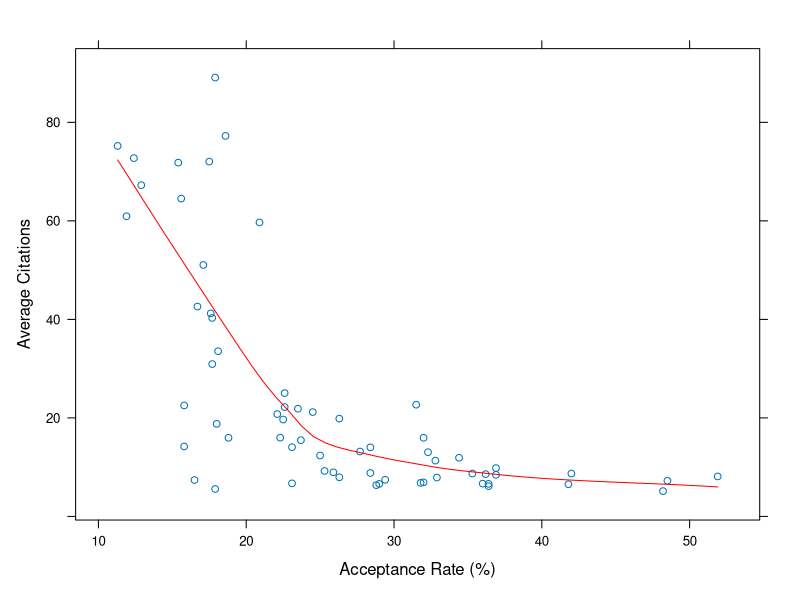

This figure's R source:
citation<-c(75.2158,60.9267,72.7302,67.2484,71.8182,64.5217,22.5360,14.2080,7.3909,42.6066,51.0380,72.0284,41.2209,40.2886,30.9292,89.0859,5.5714,18.7937,33.5336,77.2410,15.9618,59.6804,20.7759,15.9841,19.6671,22.1974,25.0335,14.0552,6.7143,21.8662,15.4821,21.1769,12.3657,9.2309,8.9619,19.8555,7.9417,13.1802,14.0310,8.8199,6.3505,6.6058,7.4381,22.6807,6.8130,15.9586,6.9142,13.0417,11.3325,7.8911,11.9094,8.7079,6.6577,8.5883,6.6111,6.1522,9.8125,8.4488,6.5210,8.7152,5.1438,7.2419,8.1173)

acc_rate<-c(11.3,11.9,12.4,12.9,15.4,15.6,15.8,15.8,16.5,16.7,17.1,17.5,17.6,17.7,17.7,17.9,17.9,18.0,18.1,18.6,18.8,20.9,22.1,22.3,22.5,22.6,22.6,23.1,23.1,23.5,23.7,24.5,25.0,25.3,25.9,26.3,26.3,27.7,28.4,28.4,28.8,29.0,29.4,31.5,31.8,32.0,32.0,32.3,32.8,32.9,34.4,35.3,36.0,36.2,36.4,36.4,36.9,36.9,41.8,42.0,48.2,48.5,51.9)

library(lattice)

panel_fn <- function(x, y, ...)
{
    panel.xyplot(x, y)
    panel.xyplot(x, y, type="smooth", col="red")
}

xyplot(citation ~ acc_rate, panel=panel_fn, , xlab="Acceptance Rate (%)", ylab="Average Citations")